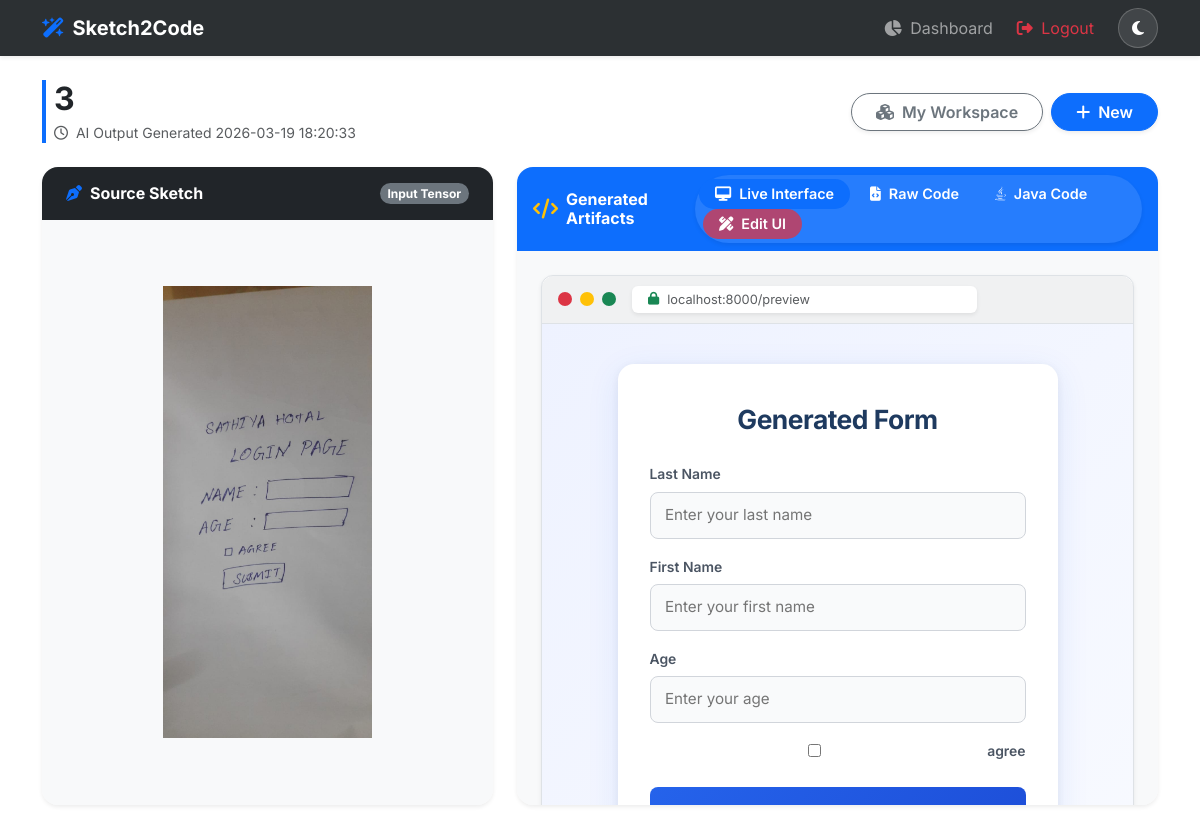
The page /preview/49 (signed in) on the database its author committed.
### tables this page shows
CREATE TABLE projects (
    id INTEGER PRIMARY KEY AUTOINCREMENT,
    user_id INTEGER NOT NULL,
    title VARCHAR(100) NOT NULL,
    sketch_image_path VARCHAR(255) NOT NULL,
    generated_html TEXT,
    generated_css TEXT,
    created_at DATETIME DEFAULT CURRENT_TIMESTAMP, generated_java TEXT, detected_elements TEXT, page_type TEXT DEFAULT 'form',
    FOREIGN KEY (user_id) REFERENCES users(id) ON DELETE CASCADE
);

### routes/main.py (the view)
@main_bp.route('/preview/<int:project_id>')
def preview(project_id):
    if 'user_id' not in session:
        return redirect(url_for('auth.login'))
    conn = get_db_connection()
    if not conn:
        flash("DB connection error", "danger")
        return redirect(url_for('main.dashboard'))
    cursor = conn.cursor(dictionary=True)
    cursor.execute("SELECT * FROM projects WHERE id = %s AND user_id = %s", (project_id, session['user_id']))
    project = cursor.fetchone()
    conn.close()
    if not project:
        flash("Project not found", "danger")
        return redirect(url_for('main.dashboard'))
    elements = []
    if project.get('detected_elements'):
        try:
            elements = json.loads(project['detected_elements'])
        except Exception:
            pass
    return render_template('preview.html', project=project, elements=elements)

### database/db.py (called while the page is built)
def get_db_connection():
    if not os.path.exists(DB_PATH):
        init_db()
    return SQLiteConnection(DB_PATH)

    def cursor(self, dictionary=False):
        return SQLiteCursor(self.conn.cursor(), dictionary)

    def close(self):
        self.conn.close()

    def execute(self, sql, params=None):
        sql = sql.replace('%s', '?')
        if params is None:
            return self.cursor.execute(sql)
        if not isinstance(params, (list, tuple)):
            params = (params,)
        return self.cursor.execute(sql, params)

    def fetchone(self):
        row = self.cursor.fetchone()
        if row and self.dictionary:
            return dict(row)
        return row

### templates/preview.html (shortened to what this page needs)
{% extends 'base.html' %}
{% block content %}
<div class="hero-animate">
    <div
        class="d-flex flex-column flex-md-row justify-content-between align-items-center mb-4 ps-2 border-start border-4 border-primary">
        <div class="mb-3 mb-md-0">
            <h2 class="fw-bolder mb-1 text-dark">{{ project.title }}</h2>
            <p class="text-muted small mb-0"><i class="fa-regular fa-clock me-1"></i> AI Output Generated {{
                project.created_at }}</p>
        </div>
        <div class="d-flex gap-2">
            <a href="{{ url_for('main.dashboard') }}"
                class="btn btn-outline-secondary rounded-pill px-4 fw-semibold shadow-sm"><i
                    class="fa-solid fa-cubes me-2"></i>My Workspace</a>
            <a href="{{ url_for('main.upload') }}" class="btn btn-primary rounded-pill px-4 fw-semibold shadow-sm"><i
                    class="fa-solid fa-plus me-1"></i> New</a>
        </div>
    </div>
    <div class="row g-4 align-items-stretch">
        <div class="col-xl-5">
            <div class="card shadow-sm border-0 h-100 rounded-4 overflow-hidden">
                <div
                    class="card-header bg-dark text-white border-0 py-3 px-4 d-flex justify-content-between align-items-center">
                    <h6 class="mb-0 fw-bold"><i class="fa-solid fa-pen-nib me-2 text-primary"></i>Source Sketch</h6>
                    <span class="badge bg-secondary rounded-pill">Input Tensor</span>
                </div>
                <div class="card-body p-0 d-flex flex-column align-items-center justify-content-center bg-light"
                    style="min-height: 50vh;">
                    <img src="{{ url_for('static', filename='uploads/' + project.sketch_image_path) }}"
                        class="img-fluid p-4"
                        style="object-fit: contain; max-height: 500px; width: 100%; border-radius: 20px;">
                </div>
            </div>
        </div>
        <div class="col-xl-7">
            <div class="card shadow-sm border-0 h-100 rounded-4 overflow-hidden">
                <div
                    class="card-header bg-primary text-white border-0 py-2 px-3 d-flex flex-column flex-sm-row justify-content-between align-items-sm-center">
                    <h6 class="mb-3 mb-sm-0 fw-bold d-flex align-items-center"><i
                            class="fa-solid fa-code text-warning me-2 fs-5"></i>Generated Artifacts</h6>
                    <ul class="nav nav-pills border-0 bg-white bg-opacity-10 rounded-pill p-1 shadow-sm" role="tablist"
                        style="font-size: 0.9rem;">
                        <li class="nav-item me-1">
                            <a class="nav-link active text-white rounded-pill px-3 py-1 fw-semibold d-flex align-items-center"
                                data-bs-toggle="pill" href="#preview"><i class="fa-solid fa-desktop me-2"></i> Live
                                Interface</a>
                        </li>
                        <li class="nav-item">
                            <a class="nav-link text-white rounded-pill px-3 py-1 fw-semibold d-flex align-items-center"
                                data-bs-toggle="pill" href="#code"><i class="fa-solid fa-file-code me-2"></i> Raw
                                Code</a>
                        </li>
                        <li class="nav-item ms-1">
                            <a class="nav-link text-white rounded-pill px-3 py-1 fw-semibold d-flex align-items-center"
                                data-bs-toggle="pill" href="#java"><i class="fa-brands fa-java me-2"></i> Java Code</a>
                        </li>
                        <li class="nav-item ms-1">
                            <a class="nav-link text-white rounded-pill px-3 py-1 fw-semibold d-flex align-items-center bg-danger bg-opacity-75"
                                data-bs-toggle="pill" href="#canvas-mode"><i class="fa-solid fa-pen-ruler me-2"></i> Edit UI</a>
                        </li>
                    </ul>
                </div>
                <div class="card-body tab-content p-0 h-100 bg-light position-relative">
                    <div class="tab-pane fade show active h-100" id="preview">
                        <div class="preview-container h-100 m-3 m-md-4 shadow-sm bg-white position-relative"
                            style="border-radius: 12px;">
                            <div class="position-absolute top-0 start-0 w-100 bg-secondary bg-opacity-10 border-bottom p-2 d-flex align-items-center"
                                style="height: 48px; border-radius: 12px 12px 0 0;">
                                <div class="d-flex gap-2 ms-2">
                                    <div class="rounded-circle bg-danger" style="width: 14px; height: 14px;"></div>
                                    <div class="rounded-circle bg-warning" style="width: 14px; height: 14px;"></div>
                                    <div class="rounded-circle bg-success" style="width: 14px; height: 14px;"></div>
                                </div>
                                <div class="bg-white rounded ms-3 px-3 py-1 shadow-sm text-muted small user-select-none d-flex align-items-center mx-auto"
                                    style="width: 60%; font-size: 0.8rem;">
                                    <i class="fa-solid fa-lock text-success me-2"></i> localhost:8000/preview
                                </div>
                            </div>
                            <iframe id="preview-frame" class="w-100"
                                style="height: calc(100% - 48px); margin-top: 48px; min-height: 450px; border: none; background: #fff; border-radius: 0 0 12px 12px;"></iframe>
                        </div>
                    </div>
                </div>
            </div>
        </div>
    </div>
</div>
{% endblock %}

### templates/static/css/style.css (style rules this page uses)
body { font-family: 'Inter', sans-serif; transition: background-color 0.3s ease, color 0.3s ease; }
.hero-animate { animation: fadeInUp 1s ease-out; }
.card { border-radius: 16px; border: none; transition: transform 0.3s ease, box-shadow 0.3s ease; box-shadow: 0 4px 6px rgba(0,0,0,0.05); }
.preview-container { border-radius: 12px; border: 1px solid #dee2e6; overflow: hidden; background-color: #fff; }

### rows shown on the page
projects: title "3", created_at "2026-03-19 18:20:33", sketch_image_path (picture)
